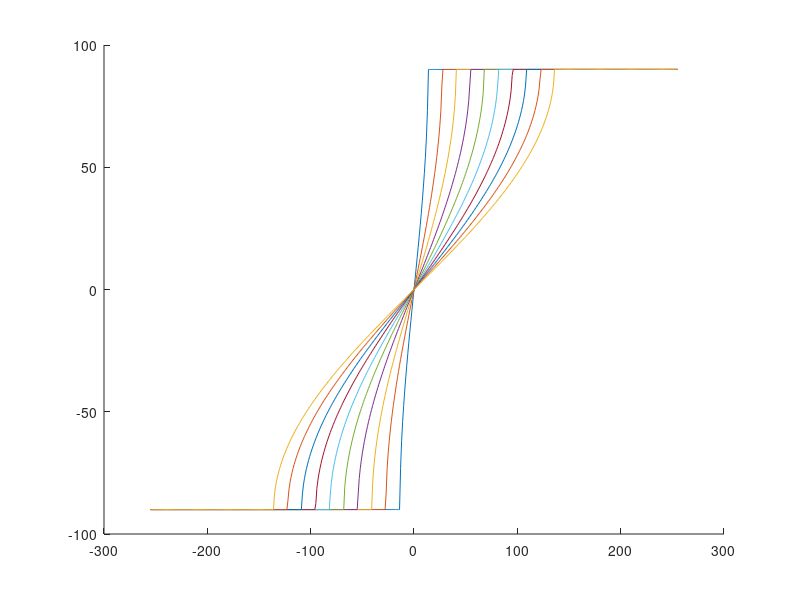

Write MATLAB code to recreate this figure.
clear
close

figure
hold on
for(i = 1:10)
%     i
sample_f_hz = i*44800
buffer = 256;
d = 0.104;

all_xcor_idx = [-(buffer-1):1:buffer-1];

c_ms = 343*0.001; %using timing in ms, consistent with teensy code to avoid decimal issues

dt_ms = 1000/sample_f_hz;
all_tau = all_xcor_idx*dt_ms;
all_phi = asind((all_tau*c_ms)/d);

plot(all_xcor_idx, real(all_phi))
end
